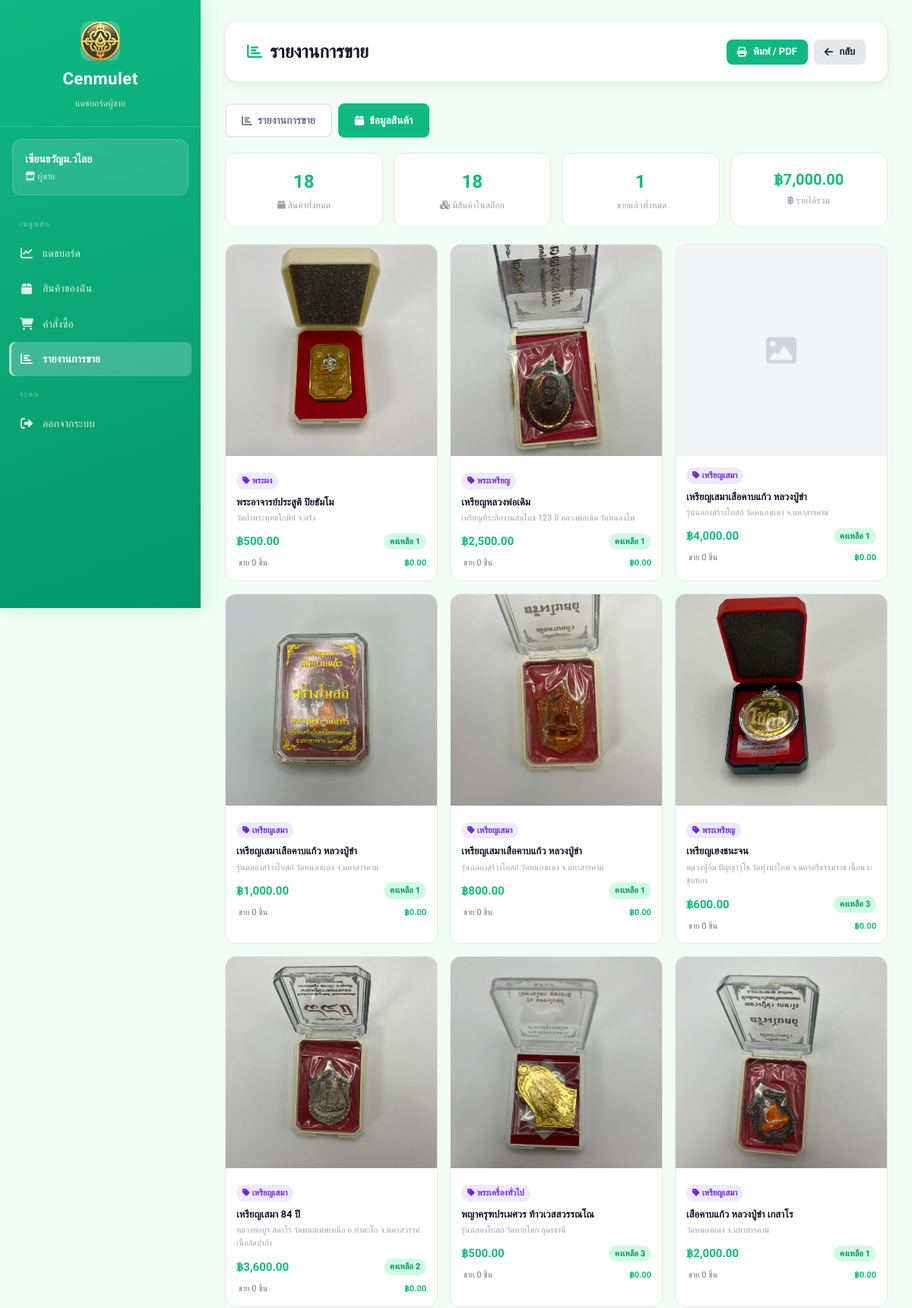
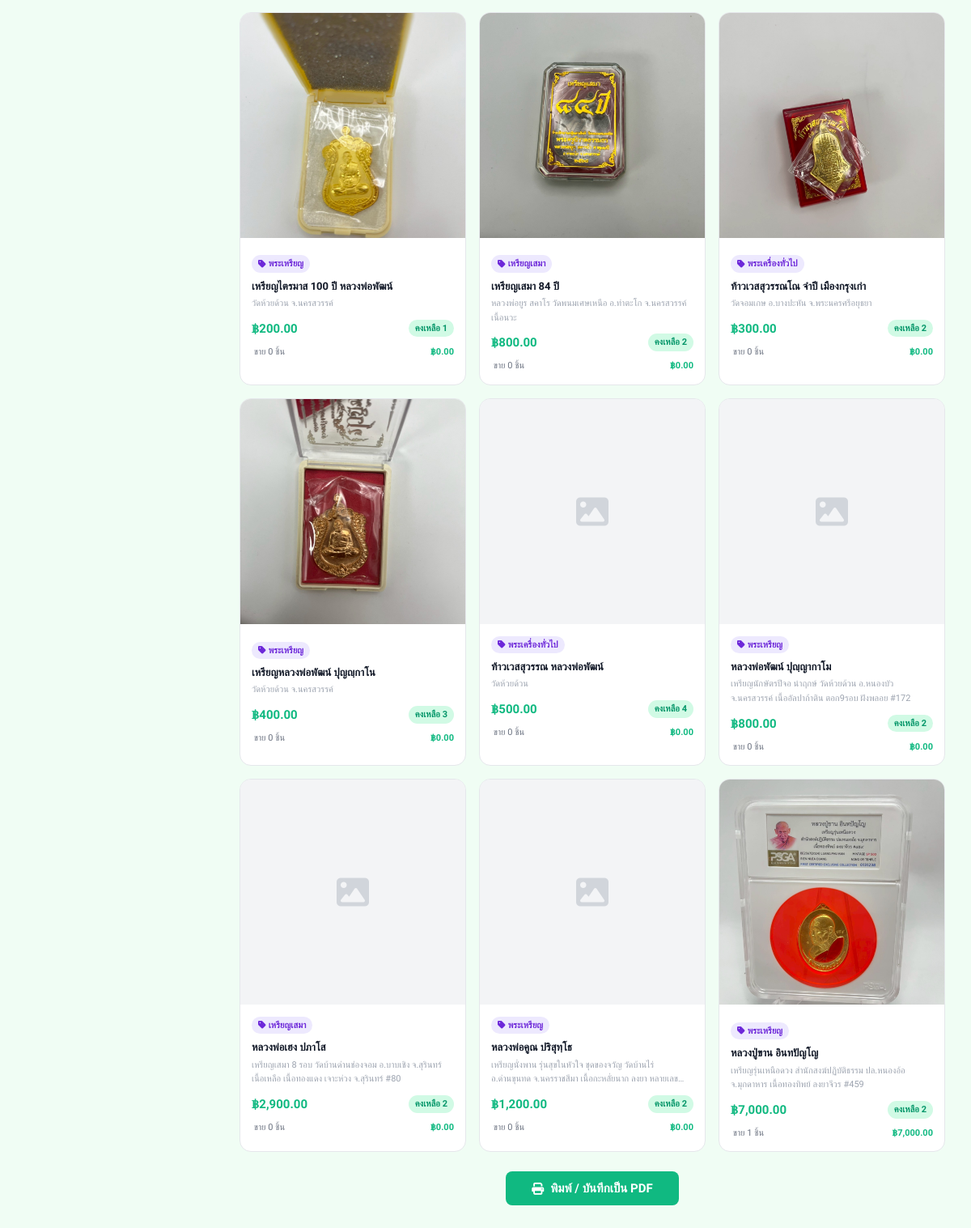
The page /views/seller/report.php?view=products (signed in) on the database its author committed (2 pictures, top to bottom).
### tables this page shows
CREATE TABLE sellers (
    id INTEGER PRIMARY KEY AUTOINCREMENT,
    fullname TEXT,
    store_name TEXT,
    username TEXT UNIQUE,
    password TEXT,
    address TEXT,
    img_store TEXT,
    tel TEXT,
    pay_contax TEXT,
    id_per TEXT,
    img_per TEXT,

    status TEXT DEFAULT 'pending',
    reject_reason TEXT,
    reviewed_at DATETIME
, pay_bank TEXT);

CREATE TABLE amulets (
    id INTEGER PRIMARY KEY AUTOINCREMENT,
    amulet_name TEXT,
    source TEXT,
    quantity INTEGER,
    price REAL,
    image TEXT,
    sellerId INTEGER,
    categoryId INTEGER,
    FOREIGN KEY (sellerId) REFERENCES sellers(id),
    FOREIGN KEY (categoryId) REFERENCES categories(id)
);

### views/seller/report.php (the view, shortened to what this page needs)
<?php
require_once __DIR__ . "/../../config/db.php";
$seller_id = $_SESSION['user_id'];
$stmt = $db->prepare("SELECT * FROM sellers WHERE id = :id");
$stmt->execute([':id' => $seller_id]);
$seller = $stmt->fetch(PDO::FETCH_ASSOC);
$view = $_GET['view'] ?? 'sales';
if ($view === 'products') {
    $prod_stmt = $db->prepare("
        SELECT
            a.id,
            a.amulet_name,
            a.source,
            a.price,
            a.quantity,
            c.category_name,
            COALESCE(
                (SELECT ai.image FROM amulet_images ai
                 WHERE ai.amulet_id = a.id
                 ORDER BY ai.sort_order ASC LIMIT 1),
                a.image
            ) AS main_image,
            COALESCE(SUM(oi.quantity), 0)              AS total_sold,
            COALESCE(SUM(oi.quantity * oi.price), 0)   AS revenue
        FROM amulets a
        LEFT JOIN categories c   ON a.categoryId  = c.id
        LEFT JOIN order_items oi ON a.id = oi.amulet_id
        LEFT JOIN orders o       ON oi.order_id = o.id AND o.status = 'completed'
        WHERE a.sellerId = :sid
        GROUP BY a.id
        ORDER BY a.id DESC
    ");
    $prod_stmt->execute([':sid' => $seller_id]);
    $products = $prod_stmt->fetchAll(PDO::FETCH_ASSOC);
    $total_products = count($products);
    $in_stock       = count(array_filter($products, function($p) { return $p['quantity'] > 0; }));
    $total_sold_all = array_sum(array_column($products, 'total_sold'));
    $total_revenue  = array_sum(array_column($products, 'revenue'));
}
?>
<!DOCTYPE html>
<html lang="th">
<head>
    <link rel="stylesheet" href="/public/css/dashboard.css">
    <link rel="stylesheet" href="https://cdnjs.cloudflare.com/ajax/libs/font-awesome/6.5.1/css/all.min.css">
</head>
<body>
<div class="dashboard-container">
    <aside class="sidebar">
        <div class="sidebar-header">
            <img src="/public/images/image.png" alt="">
            <h2>Cenmulet</h2>
            <p>แดชบอร์ดผู้ขาย</p>
        </div>
        <div class="sidebar-user">
            <h3><?php echo htmlspecialchars($seller['store_name']); ?></h3>
            <p><i class="fa-solid fa-store"></i> ผู้ขาย</p>
        </div>
        <ul class="sidebar-menu">
            <li class="menu-sep">เมนูหลัก</li>
            <li><a href="/views/seller/dashboard.php"><i class="fa-solid fa-chart-line"></i> แดชบอร์ด</a></li>
            <li><a href="/views/seller/products.php"><i class="fa-solid fa-box"></i> สินค้าของฉัน</a></li>
            <li><a href="/views/seller/orders.php"><i class="fa-solid fa-shopping-cart"></i> คำสั่งซื้อ</a></li>
            <li><a href="/views/seller/report.php" class="active"><i class="fa-solid fa-chart-bar"></i> รายงานการขาย</a></li>
            <li class="menu-sep">ระบบ</li>
            <li><a href="/auth/logout.php"><i class="fa-solid fa-right-from-bracket"></i> ออกจากระบบ</a></li>
        </ul>
    </aside>
    <main class="main-content">
        <div class="top-bar no-print">
            <h1><i class="fa-solid fa-chart-bar"></i> รายงานการขาย</h1>
            <div style="display:flex;gap:8px">
                <button onclick="window.print()" class="btn btn-primary btn-sm">
                    <i class="fa-solid fa-print"></i> พิมพ์ / PDF
                </button>
                <a href="/views/seller/orders.php" class="btn btn-secondary btn-sm">
                    <i class="fa-solid fa-arrow-left"></i> กลับ
                </a>
            </div>
        </div>
        <div class="view-tabs no-print">
            <a href="?view=sales"
               class="view-tab <?php echo $view === 'sales' ? 'active' : ''; ?>">
                <i class="fa-solid fa-chart-bar"></i> รายงานการขาย
            </a>
            <a href="?view=products"
               class="view-tab <?php echo $view === 'products' ? 'active' : ''; ?>">
                <i class="fa-solid fa-box"></i> ข้อมูลสินค้า
            </a>
        </div>
        <?php if ($view === 'products'): ?>
        <div class="summary-row">
            <div class="summary-box">
                <div class="s-val"><?php echo number_format($total_products); ?></div>
                <div class="s-lbl"><i class="fa-solid fa-box"></i> สินค้าทั้งหมด</div>
            </div>
            <div class="summary-box">
                <div class="s-val"><?php echo number_format($in_stock); ?></div>
                <div class="s-lbl"><i class="fa-solid fa-cubes"></i> มีสินค้าในสต็อก</div>
            </div>
            <div class="summary-box">
                <div class="s-val"><?php echo number_format($total_sold_all); ?></div>
                <div class="s-lbl"><i class="fa-solid fa-cart-check"></i> ขายแล้วทั้งหมด</div>
            </div>
            <div class="summary-box">
                <div class="s-val" style="font-size:20px">฿<?php echo number_format($total_revenue, 2); ?></div>
                <div class="s-lbl"><i class="fa-solid fa-baht-sign"></i> รายได้รวม</div>
            </div>
        </div>
        <?php if (count($products) > 0): ?>
        <div class="products-grid no-print">
            <?php foreach ($products as $p): ?>
            <div class="prod-card">
                <?php if (!empty($p['main_image'])): ?>
                    <img class="prod-img"
                         src="/uploads/amulets/<?php echo htmlspecialchars($p['main_image']); ?>"
                         alt="<?php echo htmlspecialchars($p['amulet_name']); ?>"
                         onerror="this.style.display='none';this.nextElementSibling.style.display='flex'">
                    <div class="prod-img-ph" style="display:none"><i class="fa-solid fa-image"></i></div>
                <?php else: ?>
                    <div class="prod-img-ph"><i class="fa-solid fa-image"></i></div>
                <?php endif; ?>
                <div class="prod-body">
                    <?php if (!empty($p['category_name'])): ?>
                    <span class="cat-tag"><i class="fa-solid fa-tag"></i> <?php echo htmlspecialchars($p['category_name']); ?></span>
                    <?php endif; ?>
                    <div class="prod-name"><?php echo htmlspecialchars($p['amulet_name']); ?></div>
                    <div class="prod-source"><?php echo htmlspecialchars($p['source'] ?? ''); ?></div>
                    <div class="prod-meta">
                        <span class="prod-price">฿<?php echo number_format($p['price'], 2); ?></span>
                        <span class="<?php echo $p['quantity'] > 0 ? 'qty-ok' : 'qty-none'; ?>">
                            <?php echo $p['quantity'] > 0 ? 'คงเหลือ ' . number_format($p['quantity']) : 'หมด'; ?>
                        </span>
                    </div>
                    <div class="sold-info">
                        <span><i class="fa-solid fa-cart-check"></i> ขาย <?php echo number_format($p['total_sold']); ?> ชิ้น</span>
                        <span style="color:#10b981;font-weight:600">฿<?php echo number_format($p['revenue'], 2); ?></span>
                    </div>
                </div>
            </div>
            <?php endforeach; ?>
        </div>
        <?php endif; ?>
        <div style="text-align:center;margin-top:20px" class="no-print">
            <button onclick="window.print()" class="btn btn-primary" style="padding:12px 32px;font-size:15px">
                <i class="fa-solid fa-print"></i> พิมพ์ / บันทึกเป็น PDF
            </button>
        </div>
        <?php endif; ?>
    </main>
</div>
</body>
</html>

### public/css/dashboard.css (style rules this page uses)
:root { --primary: #10b981; --primary-dark: #059669; --primary-light: #d1fae5; --admin-primary: #6366f1; --admin-primary-dark: #4f46e5; --bg: #f0fdf4; --bg-admin: #f5f3ff; --white: #ffffff; --border: #e5e7eb; --border-light: #f3f4f6; --text-primary: #111827; --text-secondary:#6b7280; --text-muted: #9ca3af; --success: #10b981; --success-bg: #d1fae5; --warning: #f59e0b; --warning-bg: #fef3c7; --danger: #ef4444; --danger-bg: #fee2e2; --info: #3b82f6; --info-bg: #dbeafe; --sidebar-w: 264px; --radius-sm: 8px; --radius: 12px; --radius-lg: 16px; --shadow: 0 1px 3px rgba(0,0,0,.07), 0 4px 16px rgba(0,0,0,.05); --shadow-md: 0 4px 12px rgba(0,0,0,.10), 0 8px 32px rgba(0,0,0,.06); --transition: all .25s ease; }
*, *::before, *::after { margin: 0; padding: 0; box-sizing: border-box; }
html { scroll-behavior: smooth; }
body { font-family: 'Sarabun', 'Kanit', sans-serif; background: var(--bg); color: var(--text-primary); font-size: 15px; line-height: 1.6; }
.dashboard-container { display: flex; min-height: 100vh; }
.sidebar { width: var(--sidebar-w); background: linear-gradient(160deg, var(--primary) 0%, var(--primary-dark) 100%); color: #fff; padding: 0; position: fixed; top: 0; left: 0; height: 100vh; overflow-y: auto; display: flex; flex-direction: column; z-index: 100; box-shadow: 4px 0 24px rgba(16,185,129,.18); }
.sidebar-header { padding: 28px 24px 20px; border-bottom: 1px solid rgba(255,255,255,.15); display: flex; flex-direction: column; align-items: center; gap: 6px; }
.sidebar-header img { width: 52px; height: 52px; border-radius: 12px; object-fit: cover; background: rgba(255,255,255,.2); }
.sidebar-header h2 { font-size: 22px; font-weight: 700; letter-spacing: .5px; }
.sidebar-header p { font-size: 12px; opacity: .75; }
.sidebar-user { margin: 16px 16px 8px; background: rgba(255,255,255,.12); border: 1px solid rgba(255,255,255,.18); border-radius: var(--radius); padding: 14px 16px; backdrop-filter: blur(8px); }
.sidebar-user h3 { font-size: 14px; font-weight: 600; margin-bottom: 2px; }
.sidebar-user p { font-size: 12px; opacity: .75; }
.sidebar-menu { list-style: none; padding: 8px 12px; flex: 1; }
.sidebar-menu li { margin-bottom: 2px; }
.sidebar-menu a { display: flex; align-items: center; gap: 12px; padding: 11px 14px; color: rgba(255,255,255,.85); text-decoration: none; border-radius: var(--radius-sm); font-size: 14px; font-weight: 500; transition: var(--transition); position: relative; }
.sidebar-menu a i { font-size: 16px; width: 18px; text-align: center; }
.sidebar-menu a.active { background: rgba(255,255,255,.22); color: #fff; font-weight: 600; box-shadow: inset 3px 0 0 rgba(255,255,255,.6); }
.sidebar-menu .menu-sep { font-size: 10px; text-transform: uppercase; letter-spacing: 1.5px; opacity: .5; padding: 14px 14px 6px; }
.main-content { margin-left: var(--sidebar-w); flex: 1; padding: 28px 32px; min-width: 0; }
.top-bar { background: var(--white); padding: 20px 28px; border-radius: var(--radius-lg); box-shadow: var(--shadow); margin-bottom: 28px; display: flex; justify-content: space-between; align-items: center; border: 1px solid var(--border-light); }
.top-bar h1 { font-size: 24px; font-weight: 700; color: var(--text-primary); display: flex; align-items: center; gap: 10px; }
.top-bar h1 i { color: var(--primary); font-size: 20px; }
.btn { display: inline-flex; align-items: center; gap: 8px; padding: 10px 20px; border-radius: var(--radius-sm); font-size: 14px; font-weight: 600; font-family: inherit; text-decoration: none; cursor: pointer; border: none; transition: var(--transition); white-space: nowrap; }
.btn-primary { background: var(--primary); color: #fff; }
.btn-secondary { background: var(--border); color: var(--text-primary); }
.btn-sm { padding: 6px 14px; font-size: 13px; }

### rows shown on the page
sellers: store_name "เซียนขวัญม.วไลย"
amulets: shows a picture, category_name "พระผง", amulet_name "พระอาจารย์ประสูติ ปิยธัมโม", source "วัดถ้ำพระพุทธโกษีย์ จ.ตรัง", price "500.00", quantity "1", total_sold "0", revenue "0.00"
amulets: shows a picture, category_name "พระเหรียญ", amulet_name "เหรียญหลวงพ่อเดิม", source "เหรียญที่ระลึกงานสมโภช 123 ปี หลวงพ่อเดิม วัดหนองโพ", price "2,500.00", quantity "1", total_sold "0", revenue "0.00"
amulets: category_name "เหรียญเสมา", amulet_name "เหรียญเสมาเสือคาบแก้ว หลวงปู่ขำ", source "รุ่นฉลองสร้างโบสถ์ วัดหนองแดง จ.มหาสารคาม", price "4,000.00", quantity "1", total_sold "0", revenue "0.00"
amulets: shows a picture, category_name "เหรียญเสมา", amulet_name "เหรียญเสมาเสือคาบแก้ว หลวงปู่ขำ", source "รุ่นฉลองสร้างโบสถ์ วัดหนองแดง จ.มหาสารคาม", price "1,000.00", quantity "1", total_sold "0", revenue "0.00"
amulets: shows a picture, category_name "เหรียญเสมา", amulet_name "เหรียญเสมาเสือคาบแก้ว หลวงปู่ขำ", source "รุ่นฉลองสร้างโบสถ์ วัดหนองแดง จ.มหาสารคาม", price "800.00", quantity "1", total_sold "0", revenue "0.00"
amulets: shows a picture, category_name "พระเหรียญ", amulet_name "เหรียญเฮงชนะจน", source "หลวงปู่อิ่ม ปัญญาวุโธ วัดทุ่งนาใหม่ จ.นครศรีธรรมราช เนื้อนวะชุบทอง", price "600.00", quantity "3", total_sold "0", revenue "0.00"
amulets: shows a picture, category_name "เหรียญเสมา", amulet_name "เหรียญเสมา 84 ปี", source "หลวงพ่อยูร สคาโร วัดพนมเศษเหนือ อ.ท่าตะโก จ.นครสวรรค์ เนื้ออัลปาก้า", price "3,600.00", quantity "2", total_sold "0", revenue "0.00"
amulets: shows a picture, category_name "พระเครื่องทั่วไป", amulet_name "พญาครุฑปรเมศวร ท้าวเวสสวรรณโณ", source "รุ่นฉลองโบสถ์ วัดหายโศก อุดรธานี", price "500.00", quantity "3", total_sold "0", revenue "0.00"
amulets: shows a picture, category_name "เหรียญเสมา", amulet_name "เสือคาบแก้ว หลวงปู่ขำ เกสาโร", source "วัดหนองแดง จ.มหาสารคาม", price "2,000.00", quantity "1", total_sold "0", revenue "0.00"
amulets: shows a picture, category_name "พระเหรียญ", amulet_name "เหรียญไตรมาส 100 ปี หลวงพ่อพัฒน์", source "วัดห้วยด้วน จ.นครสวรรค์", price "200.00", quantity "1", total_sold "0", revenue "0.00"
amulets: shows a picture, category_name "เหรียญเสมา", amulet_name "เหรียญเสมา 84 ปี", source "หลวงพ่อยูร สคาโร วัดพนมเศษเหนือ อ.ท่าตะโก จ.นครสวรรค์ เนื้อนวะ", price "800.00", quantity "2", total_sold "0", revenue "0.00"
amulets: shows a picture, category_name "พระเครื่องทั่วไป", amulet_name "ท้าวเวสสุวรรณโณ จำปี เมืองกรุงเก่า", source "วัดจอมเกษ อ.บางปะหัน จ.พระนครศรีอยุธยา", price "300.00", quantity "2", total_sold "0", revenue "0.00"
amulets: shows a picture, category_name "พระเหรียญ", amulet_name "เหรียญหลวงพ่อพัฒน์ ปุญญฺกาโน", source "วัดห้วยด้วน จ.นครสวรรค์", price "400.00", quantity "3", total_sold "0", revenue "0.00"
amulets: category_name "พระเครื่องทั่วไป", amulet_name "ท้าวเวสสุวรรณ หลวงพ่อพัฒน์", source "วัดห้วยด้วน", price "500.00", quantity "4", total_sold "0", revenue "0.00"
amulets: category_name "พระเหรียญ", amulet_name "หลวงพ่อพัฒน์ ปุญฺญากาโม", source "เหรียญนักษัตรปีจอ นำฤกษ์ วัดห้วยด้วน อ.หนองบัว จ.นครสวรรค์ เนื้ออัลปาก้าติน ตอก9รอบ ฝังพลอย #172", price "800.00", quantity "2", total_sold "0", revenue "0.00"
amulets: category_name "เหรียญเสมา", amulet_name "หลวงพ่อเฮง ปภาโส", source "เหรียญเสมา 8 รอบ วัดบ้านด่านช่องจอม อ.บาบเชิง จ.สุรินทร์ เนื้อเหลือ เนื้อทองแดง เจาะห่วง จ.สุรินทร์ #80", price "2,900.00", quantity "2", total_sold "0", revenue "0.00"
amulets: category_name "พระเหรียญ", amulet_name "หลวงพ่อคูณ ปริสุทฺโธ", source "เหรียญนั่งพาน รุ่นสุขในหัวใจ ชุดของจวัญ วัดบ้านไร่ อ.ด่านขุนทด จ.นครราชสีมา เนื้อกะหลั่ยนาก ลงยา…", price "1,200.00", quantity "2", total_sold "0", revenue "0.00"
amulets: shows a picture, category_name "พระเหรียญ", amulet_name "หลวงปู่ขาน อินทปัญโญ", source "เหรียญรุ่นเหนือดวง สำนักสงฆ์ปฏิบัติธรรม ปล.หนองอ้อ จ.มุกดาหาร เนื้อทองทิพย์ ลงยาจีวร #459", price "7,000.00", quantity "2", total_sold "1", revenue "7,000.00"

### other values the page prints
$total_products "18"
$in_stock "18"
$total_sold_all "1"
$total_revenue "7,000.00"
